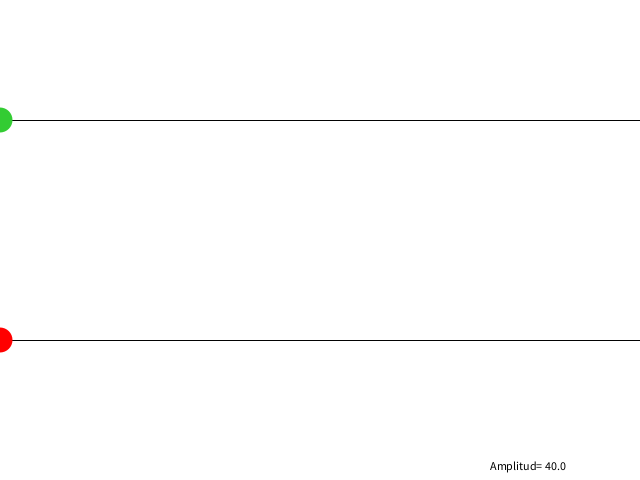
Frame 1 (no input)
Frame 60 (the mouse pressed at the canvas centre just before this capture): identical to frame 1, image omitted
Frame 120 (the mouse held since frame 60 and released just before this capture): identical to frame 1, image omitted

The Processing sketch that drew this single still picture (run headless with seeded random() and noise(); from frame 60 on, the mouse is pressed at the canvas centre):

// Processing sketch: processing_150696
// ── processing_150696.pde

/*************************

Alumno: Ignacio Dolz Monzó
Ejercicio: Animar el movimiento de una particula a velocidad v sobre
las 2 funciones osciladoras:
1.- y = sin(x) * exp(−0,005x) .
2.- y=a*sin(3*x) + a*0.5*sin(3.5*x); 
Asignatura: simulación. (Parte matematica)
Centro: Universidad de valencia Ingeniería multimedia

************************/


float x,y;
float vel=0;
float vel1=0;
float a=40;
void setup(){
  
  size(640,480);
   }

void draw(){
  
 background(255); //para que se repinte
 int tiempo = millis();//Toma valores de la hora del sistema en milisegundos
   fill(0);
  /*text("Presiona espacio para empezar la simulación " ,width/2, 40);
  text("Presiona r para reiniciar la simulación  ",width/2, 60);
  text("Presiona + para aumentar la amplitud  ",width/2, 80);
  text("Presiona - para reducir la amplitud ",width/2, 100);*/
  text("Amplitud= "+ a,width-150,height-10);
 stroke(2); 
 line(0,(height/2)+100,width,(height/2)+100); //eje de y pintado en rojo
 line(0,(height/4),width,(height/4));
 
      
  pushMatrix();
   
   //Primera funcion Osciladora
   
   x+=vel;  
   y=a*sin(x)*exp(-0.005*x); 
   
     translate(x,y);
     
     
     
     noStroke();
     fill(0,0,255);//Relleno de la esfera
     fill(#33CC33);//Relleno de la esfera
     ellipse(0, (height/4), 25, 25); 
     
  popMatrix();
  
  
  pushMatrix();
  
  
   x+=vel1;  
   y=a*sin(3*x) + a*0.5*sin(3.5*x);
   
   translate(x,y);

   //stroke(255); //color del borde
   //strokeWeight(2); //Grosor del borde
   noStroke();
   fill(255,0,0);//Relleno de la esfera
   ellipse(0, (height/2)+100, 25, 25); 
 
   popMatrix();
    
println("coordenada X: " + x);
println("tiempo: " + tiempo);

 
}

void keyPressed(){
 if(key==' '){
    vel=0.1;
    vel1=0.01;
}
      if(key=='r'){
    vel=0;
    vel1=0;
    x=0;
    y=0;
}

      if(key=='+'){
   a+=5;
}

     if(key=='-'){
   a-=5;
}
 
}
